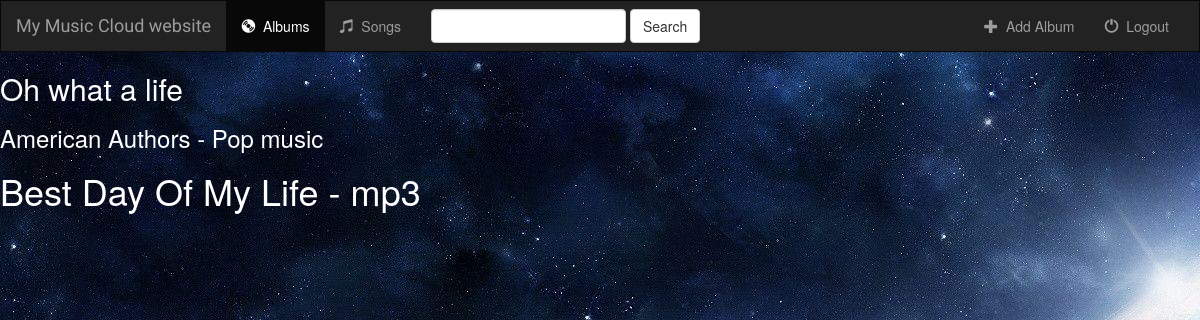
The page /music/song/17/details/ on the database its author committed.
### music/models.py (models this page shows, shortened)
class Album(models.Model):
    artist = models.CharField(max_length=250)
    album_title = models.CharField(max_length=500)
    genre = models.CharField(max_length=100)
    album_logo = models.ImageField(null=True)
    is_favorite = models.BooleanField(default=False)

class Song(models.Model):
    album = models.ForeignKey(Album, on_delete=models.CASCADE)
    file_type = models.CharField(max_length=10)
    song_title = models.CharField(max_length=250)
    is_favorite = models.BooleanField(default=False)

### music/views.py (the view)
# urls.py: url(r'^song/(?P<pk>[0-9]+)/details/$', views.SongDetailView.as_view(), name='song-details'),
class SongDetailView(generic.DetailView):
    model = Song
    template_name = 'music/song-details.html'
    def get_context_data(self, *args, **kwargs):
        context = super().get_context_data(*args, **kwargs)
        context.update({'album': self.get_object().album})
        return context

### music/templates/music/song-details.html (shortened to what this page needs)
{% extends 'music/base.html' %}
{% block body %}
	<h2 style="color: white;">{{ album.album_title }}</h2>
	<h3 style="color: white;">{{ album.artist }} - {{ album.genre }}</h3>
	<h1 style="color: white;">{{ song.song_title }} - {{ song.file_type }}</h1>
{% endblock %}

### music/static/music/style.css (style rules this page uses)
body { background: white url("images/background.jpg") no-repeat; }

### rows shown on the page
Album: album_title "Oh what a life", artist "American Authors", genre "Pop music"
Song: song_title "Best Day Of My Life", file_type "mp3"
